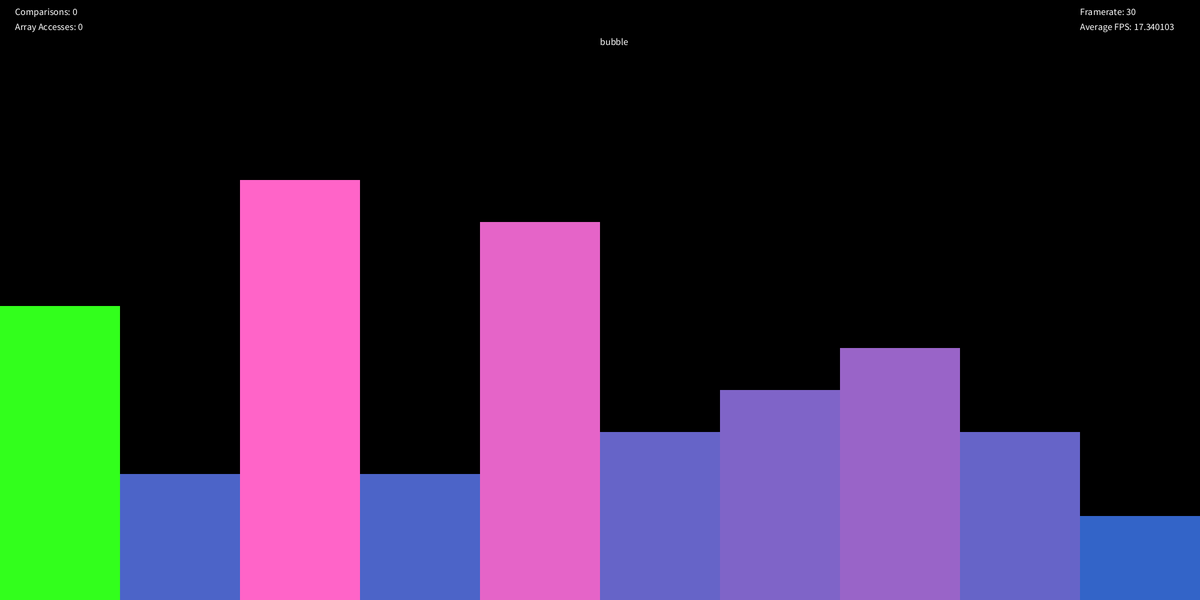
Frame 1 (no input)
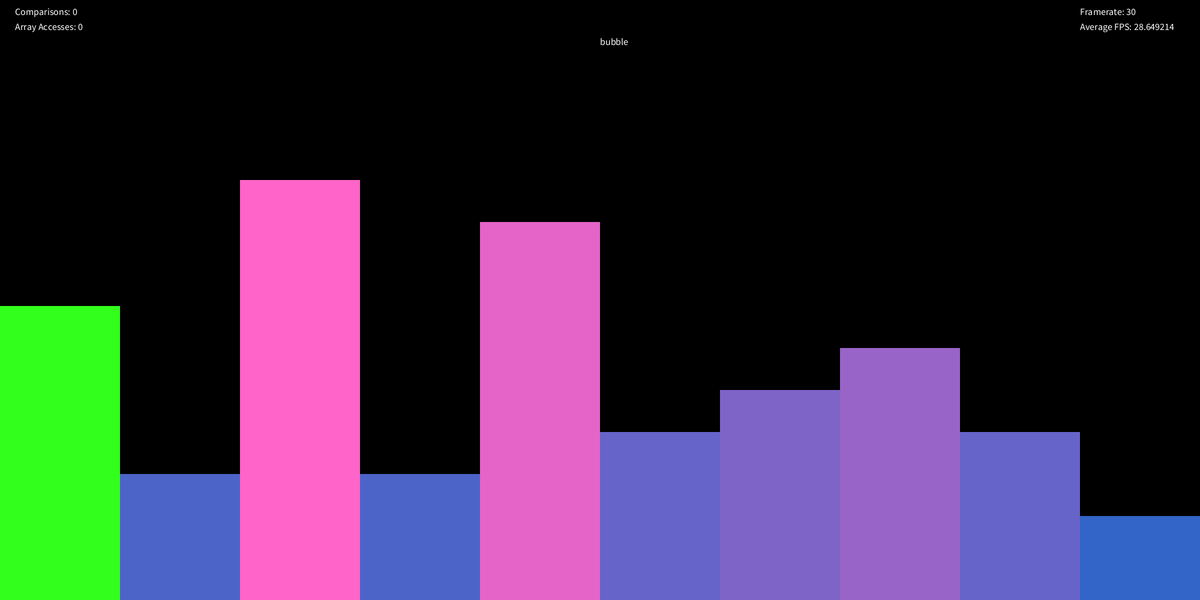
Frame 60 (the mouse pressed at the canvas centre just before this capture)
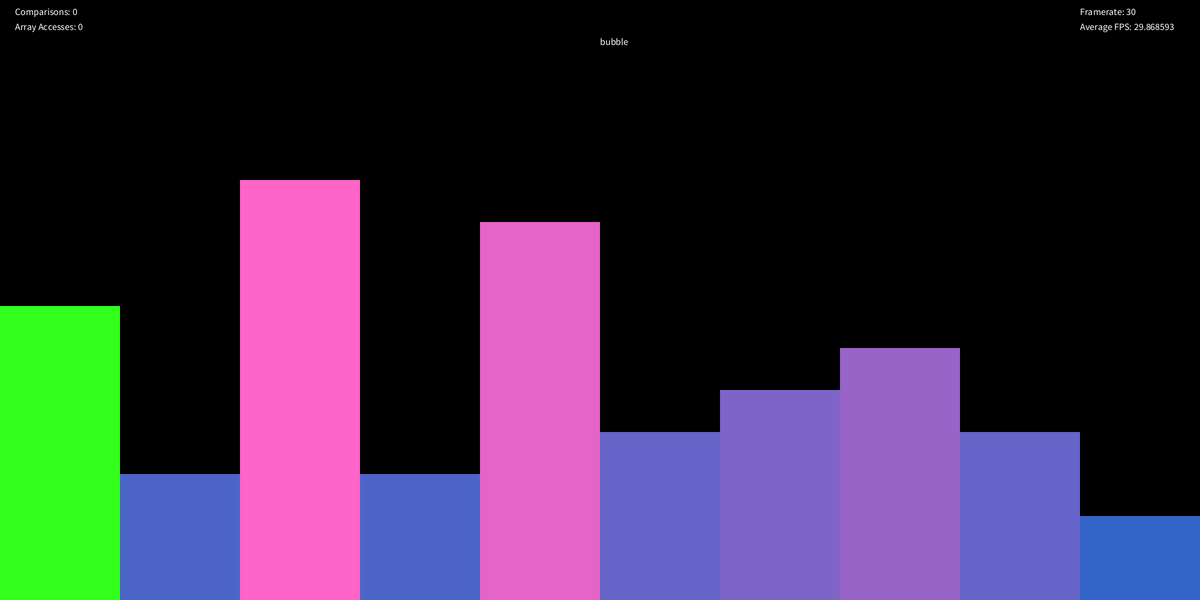
Frame 120 (the mouse held since frame 60 and released just before this capture)

The Processing sketch that drew these frames (run headless with seeded random() and noise(); from frame 60 on, the mouse is pressed at the canvas centre):

// Processing sketch: VisualSort
// ── VisualSort.pde
import java.util.ArrayList;
import java.util.List;
import java.util.Collections;
String input = "";
int sortSize = 10;

Sorter sorter = new Sorter();

void setup(){
  frameRate(30);
  size(2000,1000);
  textSize(16);
  noStroke();
  sorter.randomizeArray(10, 10, false);
  //  for(int i = 0; i < 5; i++){
  //  System.out.println(sorter.toSort.get(i));
  //}
    sorter.drawAll();
}

void keyPressed(){
  if(key == ENTER){
    sorter.sorting = true; 
  }
  if(key == TAB && sorter.sortDisp == "bar"){
    sorter.sortDisp = "point"; 
  }
  else if(key == TAB && sorter.sortDisp == "point" && sorter.arraySize <= 100){
    sorter.sortDisp = "bar"; 
  }
  if(key == 'r'){ // 
    sorter.randomizeArray(sortSize, sortSize, false);
    sorter.sorting = false;
  }
  
  input = input + key;
  try{
    sortSize = Integer.parseInt(input);
  }
  catch(NumberFormatException nfe){ 
  }
  
  if(key == BACKSPACE){
   input = ""; 
  }
  
  if(key == ' '){
    if(sorter.sortStyle == "bubble"){
      sorter.sortStyle = "counting";
    }
    else if(sorter.sortStyle == "counting"){
      sorter.sortStyle = "bogo";
    }
    else if(sorter.sortStyle == "bogo"){
      sorter.sortStyle = "bubble";
    }
  }
}

void mouseWheel(MouseEvent event) { // changes framerate depending on scroll wheel
  sorter.changeFps(event.getCount());
}

void draw(){
  if(sorter.sorting == true){
    if(sorter.sortStyle == "bubble"){
      sorter.bubbleSort(); 
    }
    else if(sorter.sortStyle == "insertion"){
      sorter.insertionSort(); 
    }
    else if(sorter.sortStyle == "counting"){
      sorter.countingSort(); 
    }
    else if(sorter.sortStyle == "bogo"){
      sorter.bogoSort(); 
    }
  }
  //System.out.println(keyCode);
  sorter.drawAll();
}
// ── Sorter.pde
class Sorter {

  List<Integer> toSort = new ArrayList<Integer>();
  int arraySize;
  int fps = 30;
  float columnWidthRatio;
  float columnHeightRatio;
  String sortDisp = "bar";
  String sortStyle = "bubble";
  int arrayAccess = 0;
  int comparisons = 0;
  int correct; // number of correct numbers in order
  int currentPlace = 0;
  int solved;
  int index;
  boolean sorting = false;
  int dataRange;
  boolean reading = true;
  int scan = 0;
  List<Integer> countArray = new ArrayList<Integer>();
List<Integer> pickNum = new ArrayList<Integer>();
  
  void randomizeArray(int size, Integer range, boolean inOrder) {
    this.reset();
    this.toSort.clear();
    this.arraySize = size;
    if(inOrder == true) { //inOrder means that the array has no repeating numbers and no missing numbers (1,2,3)
      int swapIndex;
      this.pickNum.clear();
      for(int i = 1; i <= size; i++) {
        this.pickNum.add(i);
      }
      for(int i = 0; i < size; i++) {
        swapIndex = ((int)random(pickNum.size()));
        toSort.add(pickNum.get(swapIndex));
        this.pickNum.remove(swapIndex);
      }
    }
    else{
      for(int i = 0; i < size; i++) {
        toSort.add((Integer)((int)(random(range-1)+1.5)));
      }
    }
    this.columnWidthRatio = 2000/size;
    this.columnHeightRatio = 700/size;
    this.solved = size;
    this.dataRange = range;
    for(int i = 0; i < this.arraySize; i++){
      this.countArray.add(0);
    }
  }

  void changeFps(float scrollWheelVal) {
    if (scrollWheelVal == -1 && this.fps < 60) {
      this.fps++;
      frameRate(this.fps);
    } else if (scrollWheelVal == 1 && this.fps > 1) {
      this.fps--;
      frameRate(this.fps);
    }
  }

  void drawArray(){
    if (sortDisp == "bar") {
      for (int i = 0; i < this.arraySize; i++) {
        fill(toSort.get(i) * 255/this.arraySize, 100, 200);
        if(i == this.currentPlace){
          fill(50, 255, 28);
        }
        rect(i * this.columnWidthRatio, 1000, this.columnWidthRatio, -this.toSort.get(i) * this.columnHeightRatio);
      }
    }
    else if(sortDisp == "point"){
     for (int i = 0; i < this.arraySize; i++) {
        fill(toSort.get(i) * 255/this.arraySize, 100, 200);
        if(i == this.currentPlace){
          fill(50, 255, 28);
        }
        rect(i * this.columnWidthRatio, 1000 - this.columnHeightRatio * this.toSort.get(i), this.columnWidthRatio, this.columnHeightRatio);
      }
    }
  }

  void drawGUI(){
    fill(255);
    text("Framerate: " + this.fps, 1800, 25);
    text("Average FPS: " + frameRate, 1800, 50);
    text("Comparisons: " + this.comparisons, 25, 25);
    text("Array Accesses: " + this.arrayAccess, 25, 50);
    text(this.sortStyle, 1000,75);
  }

  void drawAll(){
    background(0);
    this.drawArray();
    this.drawGUI(); 
  }
  
  void swap(int placeX, int placeY){
    this.toSort.set(placeX, this.toSort.get(placeX) ^ this.toSort.get(placeY));
    this.toSort.set(placeY, this.toSort.get(placeY) ^ this.toSort.get(placeX));
    this.toSort.set(placeX, this.toSort.get(placeX) ^ this.toSort.get(placeY));
    this.arrayAccess += 3;
  }
  
  void reset(){
    this.correct = 0;
    this.currentPlace = 0;
    this.scan = 0;
    this.index = 0;
    this.arrayAccess = 0;
    this.comparisons = 0;
    this.reading = true;
  }
  
  void bubbleSort(){
        if(this.toSort.get(this.currentPlace) > this.toSort.get(this.currentPlace+1)){
          this.comparisons++;
          this.swap(this.currentPlace, this.currentPlace + 1);
          //this.toSort.set(this.currentPlace, this.toSort.get(this.currentPlace) ^ this.toSort.get(this.currentPlace+1));
          //this.toSort.set(this.currentPlace+1, this.toSort.get(this.currentPlace+1) ^ this.toSort.get(this.currentPlace));
          //this.toSort.set(this.currentPlace, this.toSort.get(this.currentPlace) ^ this.toSort.get(this.currentPlace+1));
          this.correct = 1;
        }
        else{
          this.comparisons++; 
          this.correct++;
        }
        if(this.correct == this.arraySize){          
          this.sorting = false;
        }
        this.currentPlace++;
        if(this.currentPlace >= this.arraySize-1 || this.currentPlace >= this.solved){
          this.currentPlace = 0; 
          this.solved--;
          this.correct = this.arraySize - this.solved;
        }
  }


  void countingSort(){
    
    if(this.reading == true && this.sorting == true){ //works
      //System.out.println(this.toSort.get(this.currentPlace));
      this.countArray.set(this.toSort.get(currentPlace) - 1, this.countArray.get(this.toSort.get(currentPlace)-1)+1);
      this.arrayAccess++;
      this.currentPlace++;
    }
    
    if(this.currentPlace >= this.arraySize && this.reading == true){
      this.reading = false; 
      this.currentPlace = 0;
    }
    
    if(this.currentPlace >= this.arraySize && this.reading == false){
      this.sorting = false;
      this.currentPlace = 0;
      this.scan = 0;
    }
     // [5, 0, 2, 3]
    if(this.reading == false && this.sorting == true){ //<>//
      if(this.countArray.get(this.scan) != 0){
         for(int i = 0; i < this.countArray.get(this.scan); i++){
           this.toSort.set(this.currentPlace, this.scan + 1);
           this.arrayAccess++;
           this.currentPlace++;
         }
         this.scan++;
      }
      else{
        this.scan++;
      }
    }
  }
  
  void insertionSort(){

    this.index = this.correct + 1;
    
    if(this.index >= this.arraySize){
      this.sorting = false;
      this.index = 0;
    }
    //for(int i = this.index; i > 
    while(true){
      if(this.index == 0){
         break; 
       } 
       
      if(this.toSort.get(this.index - 1) > this.toSort.get(this.index)){
         this.index--;
       }
       else{
         break; 
       }
       
    }
    if(this.sorting == true){
      this.toSort.add(this.index, toSort.get(this.correct + 1));
      this.toSort.remove(this.correct + 2);
      this.currentPlace++;
      this.correct++;
    }
  }
  
  void bogoSort(){
   Collections.shuffle(toSort); 
   this.arrayAccess += this.arraySize;
     for(int i = 0; i < this.arraySize - 1; i++){
       if(this.toSort.get(i) <= this.toSort.get(i+1)){
         this.correct++; 
       }
     }
     if(this.correct >= this.arraySize - 1){
       this.sorting = false; 
       this.correct = 0;
     }
     else{
      this.correct = 0; 
     }
  }
}
